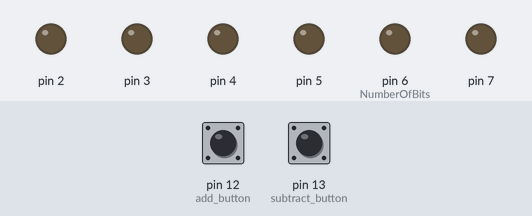
Recording of a sketch running on a simulated Arduino Uno, built with avr-gcc and run on an emulated ATmega328P. Shown: output pins drawn as LEDs (lit = HIGH). Inputs (shaded band) come from the test bench; at power-on: pin 12 (add_button) LOW, pin 13 (subtract_button) LOW.

Above: at 1.2 s.
1.3 s: pin 12 (add_button) pulled HIGH for 0.15 s
At 2.1 s:
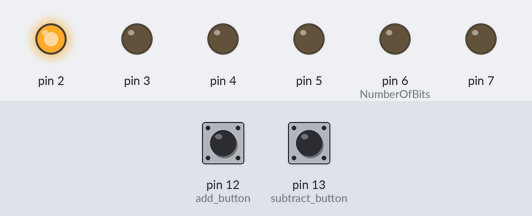
3.1 s: pin 12 (add_button) pulled HIGH for 1 s
At 4.7 s:
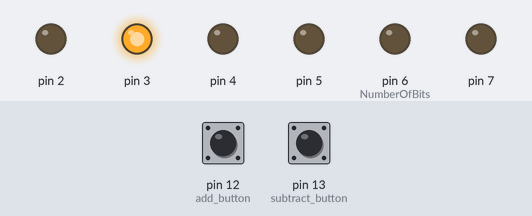
5.8 s: pin 12 (add_button) pulled HIGH for 0.15 s
At 6.7 s:
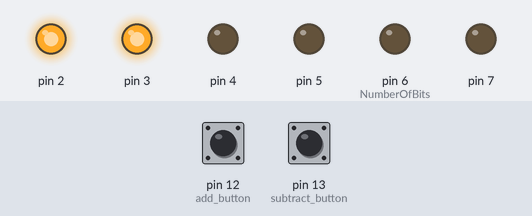
7.6 s: pin 12 (add_button) pulled HIGH for 3.2 s
At 12.2 s:
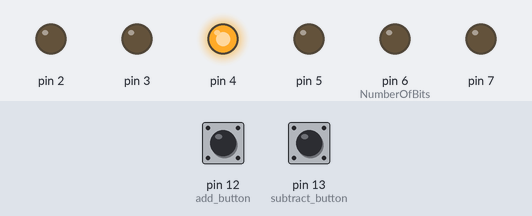
12.5 s: pin 12 (add_button) pulled HIGH for 0.15 s
At 14.0 s:
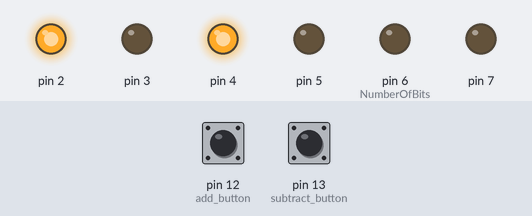
14.3 s: pin 12 (add_button) pulled HIGH for 1 s
At 16.8 s:
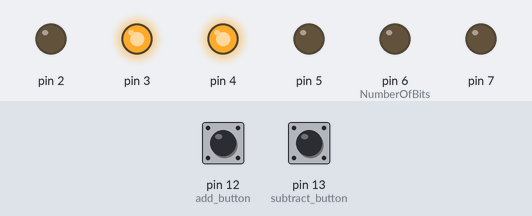
Timing chart, 0 to 18.0 s (numbered marks = the images above; inputs shaded):
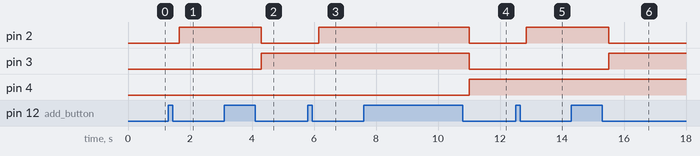

Measured:
- after the input at 1.3 s, pin 2: LOW → HIGH after 0.35 s
- after the input at 3.1 s, pin 2: HIGH → LOW after 1.2 s; pin 3: LOW → HIGH after 1.2 s
- after the input at 5.8 s, pin 2: LOW → HIGH after 0.35 s
- after the input at 7.6 s, pin 2, pin 3: HIGH → LOW after 3.4 s; pin 4: LOW → HIGH after 3.4 s
- after the input at 12.5 s, pin 2: LOW → HIGH after 0.35 s
- after the input at 14.3 s, pin 2: HIGH → LOW after 1.2 s; pin 3: LOW → HIGH after 1.2 s

The sketch:

Binary-Counting.ino
```cpp
/*
* Binary Counter
*
* This example uses 6 LEDs to count in binary from 0 to 63.
*
* There are two buttons. One button will add 1 to the count
* each time it is pressed, while the other button will
* subtract 1 from the count.
*
* The 6 LEDs are connected to digital pins 2 through 7.
* The "add" button is connected to digital pin 12.
* The "subtract" button is connected to digital pin 13.
*
*/

// Here we set some global constants
// In other words, variables whose values do not change

const int add_button=12,
          subtract_button=13,
          NumberOfBits=6;


// Here we set some global non-constant variables.
// In other words, variables whose values can change throughout execution.

int OurSixBitNumber[]={0,0,0,0,0,0}, LED_Selector, ButtonIsPressed;

void setup() {

  pinMode(2,OUTPUT);
  pinMode(3,OUTPUT);
  pinMode(4,OUTPUT);
  pinMode(5,OUTPUT);
  pinMode(6,OUTPUT);
  pinMode(7,OUTPUT);

  pinMode(add_button,INPUT);
  pinMode(subtract_button,INPUT);

}

void loop() {

  ButtonIsPressed = digitalRead(add_button); // Equals 1 if button being pressed, 0 if not.
  if(ButtonIsPressed == 1) { addButtonPressed(); }

  delay(100); // To prevent spamming

  ButtonIsPressed = digitalRead(subtract_button);
  if(ButtonIsPressed == 1) { subButtonPressed(); }

  resetSelector();
  writeLEDs();

}

/**************************/

/*

/*  ADDITIONAL FUNCTIONS:

/*     addButtonPressed()
/*     subButtonPressed()
/*     writeLEDs()
/*     resetSelector()
/*
/**************************/

void addButtonPressed() {

  while(digitalRead(add_button) == 1) { /* do nothing until let go of button */ } //AKA: Add Button being held down still

  delay(100); //Delay for 100 milliseconds to prevent spamming of buttons
  resetSelector();

  while(LED_Selector >= 0 && ButtonIsPressed != 0)
  {
    if(OurSixBitNumber[LED_Selector] == 1)
    {
      OurSixBitNumber[LED_Selector] = 0;
      LED_Selector--;
    }
    else
    {
      OurSixBitNumber[LED_Selector] = 1;
      ButtonIsPressed = 0;
    }
  }
}

void subButtonPressed() {

  while(digitalRead(subtract_button) == 1) { /* do nothing until let go of button */ } //AKA: Subtract Button being held down still

  delay(100); //Delay for 100 milliseconds to prevent spamming of buttons

  resetSelector();

  while(LED_Selector >= 0 && ButtonIsPressed != 0) // While the LED Selector is greater than zero and the subtract button is 1, then starting from the last LED to the first, do the following:

  {
    if(OurSixBitNumber[LED_Selector] == 0) // IF that LED is OFF, turn it on, and continue to the next LED (aka the one before because backwards)
    {
      OurSixBitNumber[LED_Selector] = 1; // Turning LED on
      LED_Selector--; // Continuing to the next (aka the one before because going backwards) LED
    }
    else // ELSE (the LED is ON) turn off the LED and set the button state to NOT pressed.
    {
      OurSixBitNumber[LED_Selector] = 0; // Turn it off
      ButtonIsPressed = 0; // Reset Button State
    }
  }
}

void writeLEDs() {

  for(int temp = 0; temp < NumberOfBits; temp++)
  {
    if(OurSixBitNumber[temp] == 1)
    {
      digitalWrite(NumberOfBits - temp + 1, HIGH);
    }
    else
    {
      digitalWrite(NumberOfBits - temp + 1, LOW);
    }
    LED_Selector--;
  }
}

void resetSelector() {
 LED_Selector = NumberOfBits - 1; // because arrays start at 0;
}
```
